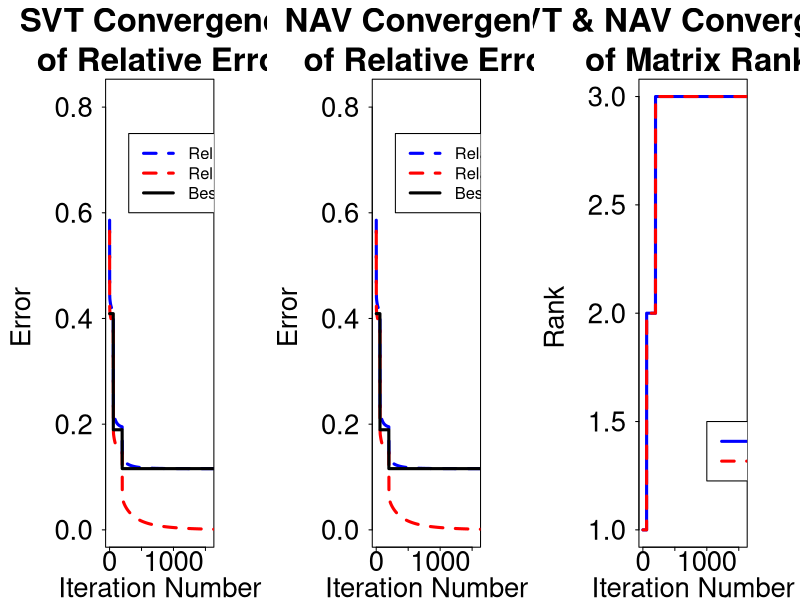

Write the R code that produced this figure.
# clear the workspace

rm(list = ls())

# ----------------------------------------------------------------------------------- 
# ---- Load Packages ----------------------------------------------------------------
# ----------------------------------------------------------------------------------- 

{

# data handling

require(data.table)
require(gdata)

# parallel processing

require(foreach)
require(doParallel)

# truncated svd

require(irlba)
require(Matrix)

# city to city data

require(TSP)

}

# ----------------------------------------------------------------------------------- 
# ---- The SVT Algorithm ------------------------------------------------------------
# ----------------------------------------------------------------------------------- 

{

# parameter descriptions:
	# sample.set:
		# a matrix with three columns: row index (column 1), column index (column 2), value (column 3)
		# each row of sample.set corresponds to one entry of the unknown low rank matrix
		
	# matrix.size
		# indicates the number of rows and columns of the square low rank unknown matrix
		
	# step.size
		# a scalar used to decide how to converge onto the completion of the low rank unknown matrix
			# too large of a value may constantly jump back and forth over the point of convergence
			# too low of value may take too many iterations to reach the point of convergence
			
	# tolerance
		# a scalar used to decide if the algorithm has converged
		
	# threshold
		# the value that will be used to subtract from singular values at each iteration
		
	# increment
		# a scalar used to increase the number of required singular values to compute, until we find a singula value < threshold
		
	# max.iterations
		# a scalar used to stop the algorithm
			# if max.iterations have occured then this means we did not satisfy the tolerance condition for convergence

	# the.matrix
		# if the true low rank unknown matrix is given then we compute:
			# relative error (full.relative.error)
			# relative reconstruction error (relative.error)
			# best possible error (best.error)
		# otherwise we compute:
			# relative reconstruction error (relative.error)
	
	# noise.aware
		# if set to TRUE: tolerance = 1.05 * tolerance
		
svt = function(sample.set = NULL, matrix.size = NULL, step.size = NULL, tolerance = NULL, threshold = NULL, increment = NULL, max.iterations = NULL, the.matrix = NULL, noise.aware = FALSE)
{
	require(irlba)
	
	# check to make sure sample.set, matrix.size, and max.iterations have been given properly
	
	if(missing(sample.set))
	{
		return("You must give a sample.set")
		
	} else if(missing(matrix.size))
	{
		return("You must give a matrix.size")
		
	} else if(missing(max.iterations))
	{
		return("You must give a max.iterations")
		
	} else if(length(matrix.size) > 1)
	{
		return("matrix.size must be one number")
		
	} else if(!is.matrix(sample.set))
	{
		return("sample.set must be a matrix")
		
	} else if(ncol(sample.set) != 3)
	{
		return("sample.set must have three columns")
		
	} else
	{
		time.start = Sys.time()

		# lets compute values for step.size, tolerance, threshold, and increment if they were not already given
		# these computed values are given in the SVT paper
		
		if(missing(step.size))
		{
			step.size = 1.2 * ((matrix.size^2) / nrow(sample.set))
		}
		
		if(missing(tolerance))
		{
			tolerance = 10e-4
		}
		
		if(noise.aware == TRUE)
		{
			tolerance = 1.05 * tolerance
		}
		
		if(missing(threshold))
		{
			threshold = 5 * matrix.size
		}
		
		if(missing(increment))
		{
			increment = 5
		}
		
		# lets compute P.M where M represents the low rank unknown matrix
		# P.M will be a matrix of dimension (matrix.size by matrix.size) with values filled in according to sample.set and zeros everywhere else
		
		P.M = sparseMatrix(i = sample.set[,1], j = sample.set[,2], x = sample.set[,3], dims = c(matrix.size, matrix.size))
		
		# lets compute k.0
		# k.0 represents a kick start integer value for where the matrix completion iterations should start
		
		k.0 = round(ceiling(threshold / (step.size * base::norm(P.M, "2"))), 0)
		
		# initialize a value for r
		# r represents the rank of the current matrix X
		# X is the matrix that will iteratively be updated to converge onto the desired matrix M
		# X is initially a zero matrix so the rank is initially 0
		
		r = 0
		
		# initialize matrix Y
		# Y is the matrix with the singular values of interest 
		# These singular values will have the threshold operator applied to
		# then the updated singular values and the left and right singular vectors of Y will be used to compute X
		
		Y = k.0 * step.size * P.M
		
		# run the algorithm
		
		for(k in 1:max.iterations)
		{	
			# pick the number of singular values to compute
			
			s = r + 1
			
			# lets compute enough singular values until we found all singular values > threshold
			
			done = FALSE
			it.svd = 0
			
			while(done == FALSE)
			{	
				it.svd = it.svd + 1
				
				# if we have already computed a truncated svd then restart where we left off
				# otherwise, compute a truncated svd for the first time
				
				if("S" %in% ls())
				{
					S = irlba(Y, s, v = S)
					
				} else
				{
					S = irlba(Y, s)
				}
				
				# check if the smallest singular value is less than threshold
					# if so, then we are done
					# otherwise increase the number of singular values to compute
					
				if(S$d[s] <= threshold)
				{
					done = TRUE
					
				} else
				{
					s = s + increment
				}
			}
			
			# keep track of how many iterations it took to find the truncated svd
			
			if("it.svd.history" %in% ls())
			{
				it.svd.history = c(it.svd.history, it.svd)
				
			} else
			{
				it.svd.history = it.svd
			}
			
			# reset the value of r
			
			r = length(which(S$d > threshold))
			
			# keep track of the rank of X
			
			X.rank = r
			
			if("X.rank.history" %in% ls())
			{
				X.rank.history = c(X.rank.history, X.rank)
				
			} else
			{
				X.rank.history = X.rank
			}
			
			# compute X
			
			X = S$u[,1:r] %*% diag(S$d[1:r] - threshold, nrow = r, ncol = r) %*% t(S$v[,1:r])
			
			rm(S)

			# compute the full relative error of X if needed
			
			if(!missing(the.matrix))
			{
				full.relative.error = sqrt(sum((X - the.matrix)^2)) / sqrt(sum((the.matrix)^2))
				
				if("full.relative.error.history" %in% ls())
				{
					full.relative.error.history = c(full.relative.error.history, full.relative.error)
					
				} else
				{
					full.relative.error.history = full.relative.error
				}
			}
			
			# compute the best possible error of X if needed
			
			if(!missing(the.matrix))
			{
				S.M = irlba(the.matrix, r)
				
				M.r = S.M$u %*% diag(S.M$d, nrow = r, ncol = r) %*% t(S.M$v)
				
				rm(S.M)
				
				best.error = sqrt(sum((the.matrix - M.r)^2)) / sqrt(sum((the.matrix)^2))
				
				rm(M.r)
				
				if("best.error.history" %in% ls())
				{
					best.error.history = c(best.error.history, best.error)
					
				} else
				{
					best.error.history = best.error
				}
			}
			
			# compute the relative reconstruction error of X
			
			relative.error = sqrt(sum((X[sample.set[,1:2]] - P.M[sample.set[,1:2]])^2)) / sqrt(sum((P.M[sample.set[,1:2]])^2))
			
			# keep track of how the relative error converges
			
			if("relative.error.history" %in% ls())
			{
				relative.error.history = c(relative.error.history, relative.error)
				
			} else
			{
				relative.error.history = relative.error
			}
			
			# check for convergence
			
			if(relative.error <= tolerance) break
			
			# update Y
			
			Y[sample.set[,1:2]] = Y[sample.set[,1:2]] + (step.size * (P.M[sample.set[,1:2]] - X[sample.set[,1:2]]))
		}
		
		# return the output
		
		output = list(X = X,
						duration = difftime(time2 = time.start, time1 = Sys.time(), units = "secs"),
						iterations = k, 
						relative.errors = relative.error.history,
						svd.iterations = it.svd.history,
						X.ranks = X.rank.history)

		if(!missing(the.matrix))
		{
			output$full.relative.errors = full.relative.error.history
			output$best.errors = best.error.history
		}
		
		return(output)
	}
}

}

# ----------------------------------------------------------------------------------- 
# ---- Building a Low Rank Square Matrix --------------------------------------------
# ----------------------------------------------------------------------------------- 

{

# the following function computes a n by n matrix of rank r with entries sampled from a standard normal distribution

M = function(n, r, seeds = c(42, 5))
{
	set.seed(seeds[1])
	M.L = matrix(rnorm(n = n * r), nrow = n)
	
	set.seed(seeds[2])
	M.R = matrix(rnorm(n = n * r), nrow = n)
	
	return(M.L %*% t(M.R))
}

}

# ----------------------------------------------------------------------------------- 
# ---- Sampling a Random Matrix Subset ----------------------------------------------
# ----------------------------------------------------------------------------------- 

{

# the following function randomly samples m entries of a matrix M

omega = function(M, m, seed = 21)
{
	# randomly sample m entries from M

	set.seed(seed)
	ind = sample(1:length(M), m)
	
	# compute the row and column index of each entry
	
	n = nrow(M)
	
	col.id = round(ceiling(ind / n), 0)
	
	row.id = round(n * ((ind / n) - floor(ind / n)), 0)
	row.id = ifelse(row.id == 0, n, row.id)
	
	# build output
	# output is a matrix with three columns
		# column 1 contains row indicies
		# column 2 contains column indicies
		# column 3 contains the randomly sampled entries from M
	
	output = cbind(row.id, col.id)
	output = cbind(output, M[output])
	
	colnames(output) = c("row", "col", "value")
	
	return(output)
}

}

# ----------------------------------------------------------------------------------- 
# ---- Plot Figure 5.2 --------------------------------------------------------------
# ----------------------------------------------------------------------------------- 

path = "\\\\labsvcsredirect\\ ... \\figure5-2.RData"

{

# ----  ----------------------------------------------------------------------- 

# lets 

data(USCA312)
dat = as.matrix(USCA312)

# lets 

tau = 10^7
delta = 2
m = 0.3 * length(dat)

# lets 

S3 = irlba(dat, 3)

M3 = S3$u %*% diag(S3$d, nrow = 3, ncol = 3) %*% t(S3$v)

# randomly sample entries

omega3 = omega(M = M3, m = m, seed = 21)

# complete the matrix

result1a = svt(sample.set = omega3, matrix.size = nrow(M3), max.iterations = 2000, threshold = tau, step.size = delta, the.matrix = dat)
result1b = svt(sample.set = omega3, matrix.size = nrow(M3), max.iterations = 2000, threshold = tau, step.size = delta, the.matrix = dat, noise.aware = TRUE)

save.image(path)

# lets plot figure 5.2

svt.fre = result1a$full.relative.errors
svt.re = result1a$relative.errors
svt.be = result1a$best.errors

nav.fre = result1b$full.relative.errors
nav.re = result1b$relative.errors
nav.be = result1b$best.errors

svt.rank = result1a$X.ranks
nav.rank = result1b$X.ranks

font = 3

par(mfrow = c(1, 3), mar = c(4, 8, 6, 4))

plot.svt = plot(svt.fre, 
				main = "SVT Convergence\n of Relative Error", 
				xlab = "Iteration Number", 
				ylab = "Error \n ", ylim = c(0, 0.82), xlim = c(1, 1569),
				las = 1,
				type = "l", 
				col = "blue",
				cex.main = font,
				cex.lab = font - 0.5,
				cex.axis = font - 0.5,
				cex.sub = font - 0.5,
				tcl = -0.25,
				lwd = 3,
				lty = 2)

plot.svt				
lines(svt.re, col = "red", lty = 2, lwd = 3)
lines(svt.be, col = "black", lwd = 3)
legend(x = 300, 
		y = 0.75, 
		legend = c("Relative Error", "Relative Residual Error", "Best Possible Relative Error"), 
		lty = c(2, 2, 1), 
		lwd = c(3, 3, 3),
		cex = 1.5,
		col = c("blue", "red", "black"))

plot.nav = plot(nav.fre, 
				main = "NAV Convergence\n of Relative Error", 
				xlab = "Iteration Number", 
				ylab = "Error \n ", ylim = c(0, 0.82), xlim = c(1, 1569),
				las = 1,
				type = "l", 
				col = "blue",
				cex.main = font,
				cex.lab = font - 0.5,
				cex.axis = font - 0.5,
				cex.sub = font - 0.5,
				tcl = -0.25,
				lwd = 3,
				lty = 2)
				
plot.nav
lines(nav.re, col = "red", lty = 2, lwd = 3)
lines(nav.be, col = "black", lwd = 3)
legend(x = 300, 
		y = 0.75, 
		legend = c("Relative Error", "Relative Residual Error", "Best Possible Relative Error"), 
		lty = c(2, 2, 1), 
		lwd = c(3, 3, 3),
		cex = 1.5,
		col = c("blue", "red", "black"))

plot.rank = plot(svt.rank, 
				main = "SVT & NAV Convergence\n of Matrix Rank", 
				xlab = "Iteration Number", 
				ylab = "Rank \n ", xlim = c(1, 1569), 
				las = 1,
				type = "l", 
				col = "blue",
				cex.main = font,
				cex.lab = font - 0.5,
				cex.axis = font - 0.5,
				cex.sub = font - 0.5,
				tcl = -0.25,
				lwd = 3,
				lty = 1)
				
plot.rank
lines(nav.rank, col = "red", lty = 2, lwd = 3)
legend(x = 1000, 
		y = 1.5, 
		legend = c("SVT", "NAV"), 
		lty = c(1, 2), 
		lwd = c(3, 3),
		cex = 1.5,
		col = c("blue", "red"))

keep(plot.svt, plot.nav, plot.rank, path, 
		svt.fre, svt.re, svt.be,
		nav.fre, nav.re, nav.be,
		svt.rank, nav.rank, sure = TRUE)

save.image(path)

}
